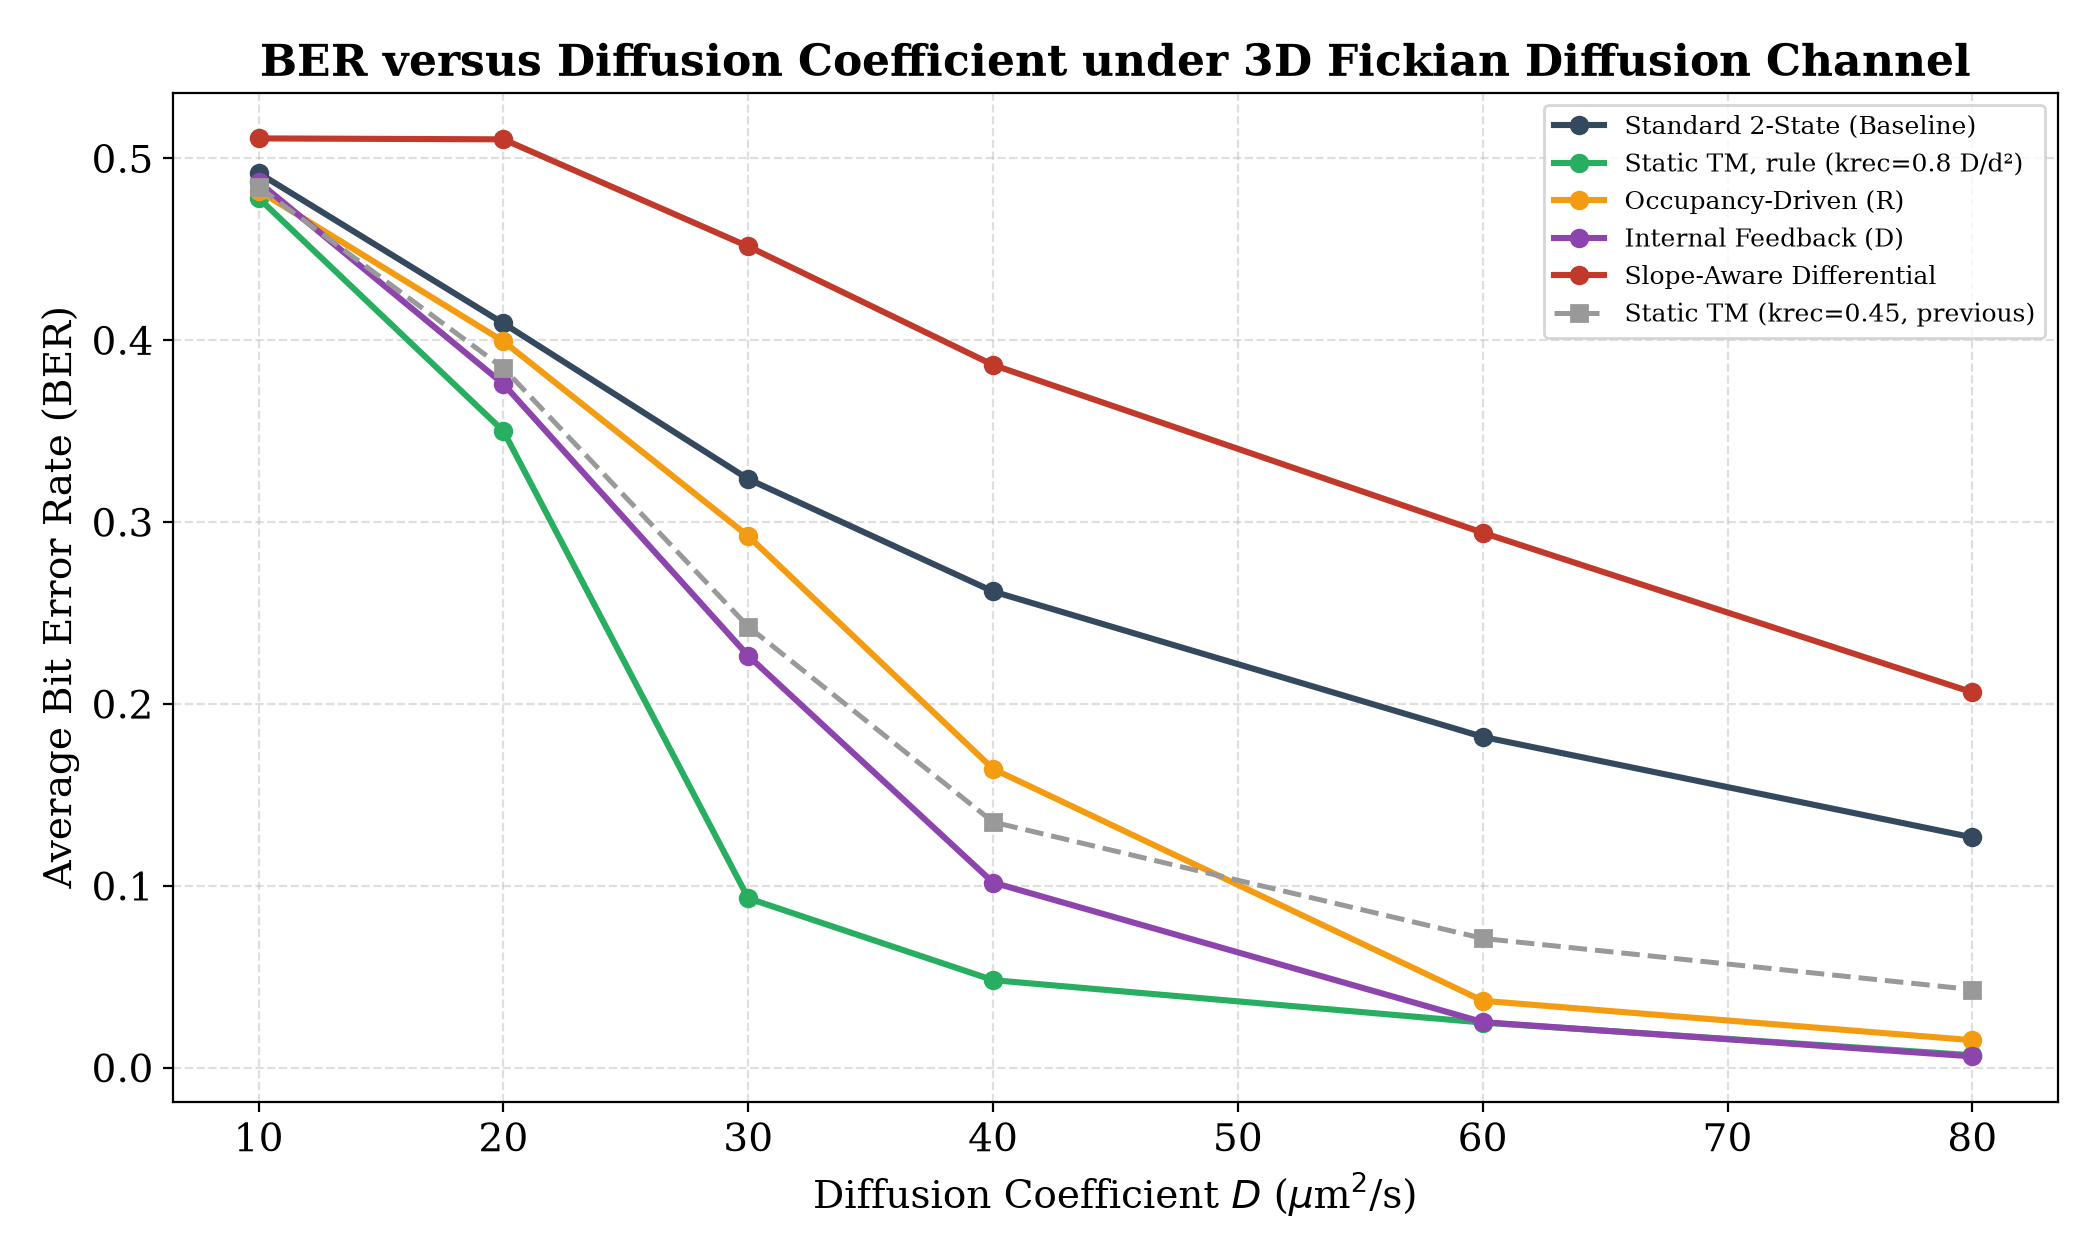

Here is the Python script that generated this plot:
# dosya adi: diffusion_sweep_rule.py
# #5 - BER vs diffusion coefficient D (3D Fickian), krec = 0.8*D/d^2 (her D'de yeniden)
# Ciktilar: diffusion_sweep_rule.png , .pdf
# Paper icin final: NUM_ITERATIONS=20, NUM_BITS=2000

import numpy as np
import matplotlib.pyplot as plt

plt.rcParams.update({
    "font.family": "serif", "font.size": 14, "axes.titlesize": 16,
    "axes.titleweight": "bold", "lines.linewidth": 2.2, "figure.dpi": 130,
})
np.random.seed(42)

DT = 0.005; T_BIT = 0.2; K_ON = 50.0; K_OFF = 5.0
NUM_BITS = 1500; TRAIN_BITS = 200; NUM_ITERATIONS = 12
SCALE = 80; SAMPLE_TIME = 0.08
Q = 50000; D_DIST = 4.0
DIFFUSION_VALUES = [10, 20, 30, 40, 60, 80]; KREC_OLD = 0.45

def simulate_receiver(C, mode, krec_val=0.45):
    n = len(C); R = np.zeros(n); D = np.zeros(n); F = np.ones(n)
    if mode == "slope":
        kern = np.ones(5)/5.0; Cs = np.convolve(C, kern, mode="same")
        dC = np.zeros(n); dC[1:] = (Cs[1:]-Cs[:-1])/DT
    for i in range(1, n):
        if mode == "standard":
            R[i] = min(1.0, max(0.0, R[i-1] + (K_ON*C[i-1]*F[i-1]-K_OFF*R[i-1])*DT))
            D[i] = 0.0; F[i] = min(1.0, max(0.0, 1.0-R[i])); continue
        if mode in ("static_rule", "static_old"): k = krec_val
        elif mode == "occupancy": k = 0.2 + 5.0*R[i-1]
        elif mode == "feedback":  k = 0.2 + 3.5*D[i-1]
        elif mode == "slope":     k = 0.2 + 0.8*max(0.0, -dC[i-1])
        R[i] = min(1.0, max(0.0, R[i-1] + (K_ON*C[i-1]*F[i-1]-K_OFF*R[i-1])*DT))
        D[i] = min(1.0, max(0.0, D[i-1] + (K_OFF*R[i-1]-k*D[i-1])*DT))
        tot = R[i]+D[i]
        if tot > 1.0: R[i] /= tot; D[i] /= tot
        F[i] = min(1.0, max(0.0, 1.0-R[i]-D[i]))
    return R

def build_fick_channel(bits, Dc):
    n = int(NUM_BITS*T_BIT/DT); C = np.zeros(n)
    pt = np.maximum(np.arange(0, 2.0, DT), 1e-12)
    p = (Q/((4*np.pi*Dc*pt)**1.5))*np.exp(-(D_DIST**2)/(4*Dc*pt)); p *= 0.005
    for i, b in enumerate(bits):
        if b == 1:
            s = int(i*T_BIT/DT); e = min(s+len(p), n); C[s:e] += p[:e-s]
    return C

def ber(R, bits):
    idx = [min(int((j*T_BIT+SAMPLE_TIME)/DT), len(R)-1) for j in range(NUM_BITS)]
    s = np.array([R[i] for i in idx])
    mu1 = np.mean(s[:TRAIN_BITS][bits[:TRAIN_BITS]==1]); mu0 = np.mean(s[:TRAIN_BITS][bits[:TRAIN_BITS]==0])
    th = (mu1+mu0)/2.0
    return np.mean((s[TRAIN_BITS:]>th).astype(int) != bits[TRAIN_BITS:])

modes  = ["standard","static_rule","occupancy","feedback","slope","static_old"]
labels = ["Standard 2-State (Baseline)","Static TM, rule (krec=0.8 D/d²)",
          "Occupancy-Driven (R)","Internal Feedback (D)",
          "Slope-Aware Differential","Static TM (krec=0.45, previous)"]
res = {l: [] for l in labels}
print("D[um^2/s]  krec_rule")
for Dc in DIFFUSION_VALUES:
    kr = 0.8*Dc/(D_DIST**2); print(f"   {Dc:>3}     {kr:.2f}")
    acc = {l: 0.0 for l in labels}
    for _ in range(NUM_ITERATIONS):
        bits = np.random.randint(0, 2, NUM_BITS)
        Cn = np.random.poisson(build_fick_channel(bits, Dc)*SCALE)/SCALE
        for m, lab in zip(modes, labels):
            kv = kr if m=="static_rule" else KREC_OLD
            acc[lab] += ber(simulate_receiver(Cn, m, kv), bits)
    for lab in labels: res[lab].append(acc[lab]/NUM_ITERATIONS)

fig, ax = plt.subplots(figsize=(10.5, 6.3))
colors = ["#34495e","#27ae60","#f39c12","#8e44ad","#c0392b"]
for lab, col in zip(labels[:5], colors): ax.plot(DIFFUSION_VALUES, res[lab], "o-", color=col, label=lab)
ax.plot(DIFFUSION_VALUES, res[labels[5]], "s--", color="0.6", lw=1.8, label=labels[5])
ax.set_xlabel("Diffusion Coefficient $D$ ($\\mu$m$^2$/s)")
ax.set_ylabel("Average Bit Error Rate (BER)")
ax.set_title("BER versus Diffusion Coefficient under 3D Fickian Diffusion Channel")
ax.grid(True, which="both", ls="--", alpha=0.4); ax.legend(fontsize=9, loc="best")
plt.tight_layout()
plt.savefig("diffusion_sweep_rule.png", dpi=200)
plt.savefig("diffusion_sweep_rule.pdf")
plt.show()
